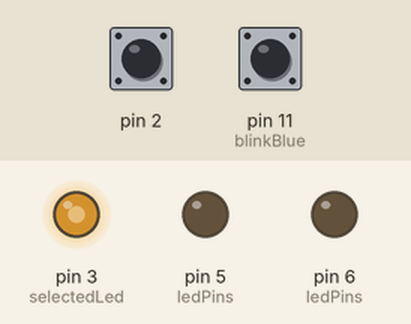
Bench run of a sketch on a simulated Arduino Uno, built with avr-gcc and run on an emulated ATmega328P. Shown: output pins drawn as LEDs (lit = HIGH). The inputs (shaded band) are chosen by the test bench; at power-on: pin 2 LOW, pin 11 (blinkBlue) HIGH.

Above: at 6.8 s.
6.9 s: pin 2 driven HIGH
At 7.19 s:
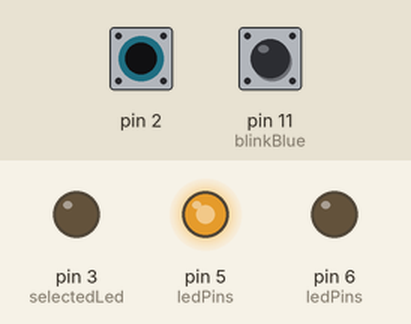
10.4 s: pin 2 pulsed LOW 2 times (0.12 s each, 0.3 s apart)
At 10.85 s:
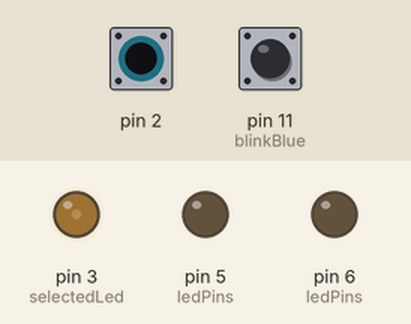
13.9 s: pin 2 pulsed LOW 5 times (0.12 s each, 0.3 s apart)
At 14.51 s:
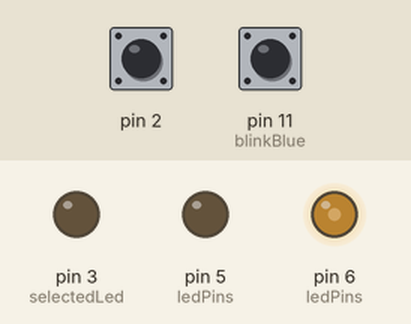
Timing chart, 0 to 24.6 s (numbered marks = the images above; inputs shaded):
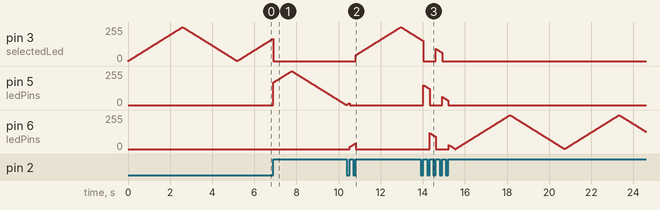

Measured:
- after the input at 10.4 s, pin 3 (selectedLed): rises from 0/255 to 255/255 in 2.1 s, then falls to 163/255 in 0.94 s; pin 6 (ledPins): rises from 0/255 to 44/255 in 0.28 s, then falls to 0/255 in 0.01 s

The sketch:

Ch_13_-_Interrupts_everywhere_.ino
```cpp
// David Garrett
// Ch 13 - Interrupts everywhere!
// 12-1-21


// Goal:
// The goal of this lab is to demonstrate hardware and software interrupts working simultaneously.  You will be wiring a circuit similar to the one used in Listing 13-1 and Listing 13-2 examples in the book.
// Instructions:
//  •  Wire one pushbutton switch to pin 2 (or 3) on your Arduino
//    o You don't need to debounce the switch like the do in the book
//  • Wire 4 LEDs to your Arduino, one to its own output pin
//    o One of the LEDs will be used with the Timer interrupt
//    o The other 3 will be used with the hardware interrupt lab
//  • Modify Listing 13-1 from the book to support your 3 LED configuration
//    o You'll just do the "normal" code which assumes that the Arduino is driving the LEDs
//    o The code in the example current sinks the LEDs to make them work
//  • If you haven't installed TimerOne, follow the instructions in the book to install the library
//  • Use the TimerOne library and the example in the book to configure the software interrupt
//  • A correctly operating project should
//    o Have one of the 3 LEDs slowly brightening and then darkening
//    o Pressing the pushbutton should change to the next of the 3 LEDs
//    o The fourth LED should flash according to the Timer period
// Turn-in:
// Code for the project
// Demonstration video or demonstrate working project to your instructor


#include <TimerOne.h> // Includes Timerone header file
#define ArrayLength(x) (sizeof(x) / sizeof(x[0]))  // Determines Length of Array

//////////// IO PINS
int red = 3;
int green = 5;
int yellow = 6;
int intPin = 0; // Pin 2 on arduino - for the button
int blinkBlue = 11; // TimerOne LED, Blinks every ten seconds
////////////

int ledPins[] = {red,green,yellow};

volatile int selectedLed = red; // starting out with red
// volatile ram can be read and wrote during interrupt
// use if you need value while interrupting


void setup() {
  for (int i=0; i < ArrayLength(ledPins); i++) { // Sets up LED pins as outputs/LOW
    pinMode(ledPins[i], OUTPUT);
    digitalWrite(ledPins[i], LOW);
  }

  //attachInterrupt(intPin, swap, RISING);
  attachInterrupt(digitalPinToInterrupt(2), swap, RISING);
  // PIN OF INTERRUPT, THE FUNCTION, and pin going from low to high

  Timer1.initialize(2000000); // IN MICROSECONDS -- MILLISECONDS CAN'T BE COUNTED NATIVELY
  Timer1.attachInterrupt(toggleLed); // Timer1 triggers toggleLed functione very two seconds
}

void loop() {
  updown();


}

void updown() {

  // SELECTED LED BRIGHTNESS GOES UP AND DOWN

  Serial.println("hello?");
  for (int i = 0; i < 255; i++) {
    analogWrite(selectedLed, i);
    delay(10);
    Serial.println(i);
  }
  for (int i=255; i>0; i--) {
    analogWrite(selectedLed, i);
    delay(10);
    Serial.println(i);
  }
}

void swap() {

  // WHEN BUTTON TRIGGERS INTERRUPT, THIS FUNCTION TRIGGERS
  // THIS SWAPS THE LEDS LIGHTS ON RED > GREEN > YELLOW > RED

  digitalWrite(selectedLed, LOW);
  if (selectedLed == red) {
    selectedLed = green;
  } else if (selectedLed == green) {
    selectedLed = yellow;
  } else {
    selectedLed = red;
  }
}


void toggleLed () { // timer interrupt function
  // toggles blinkBlue/Blue LED specificially
  digitalWrite(blinkBlue, !digitalRead(blinkBlue));
}
```
